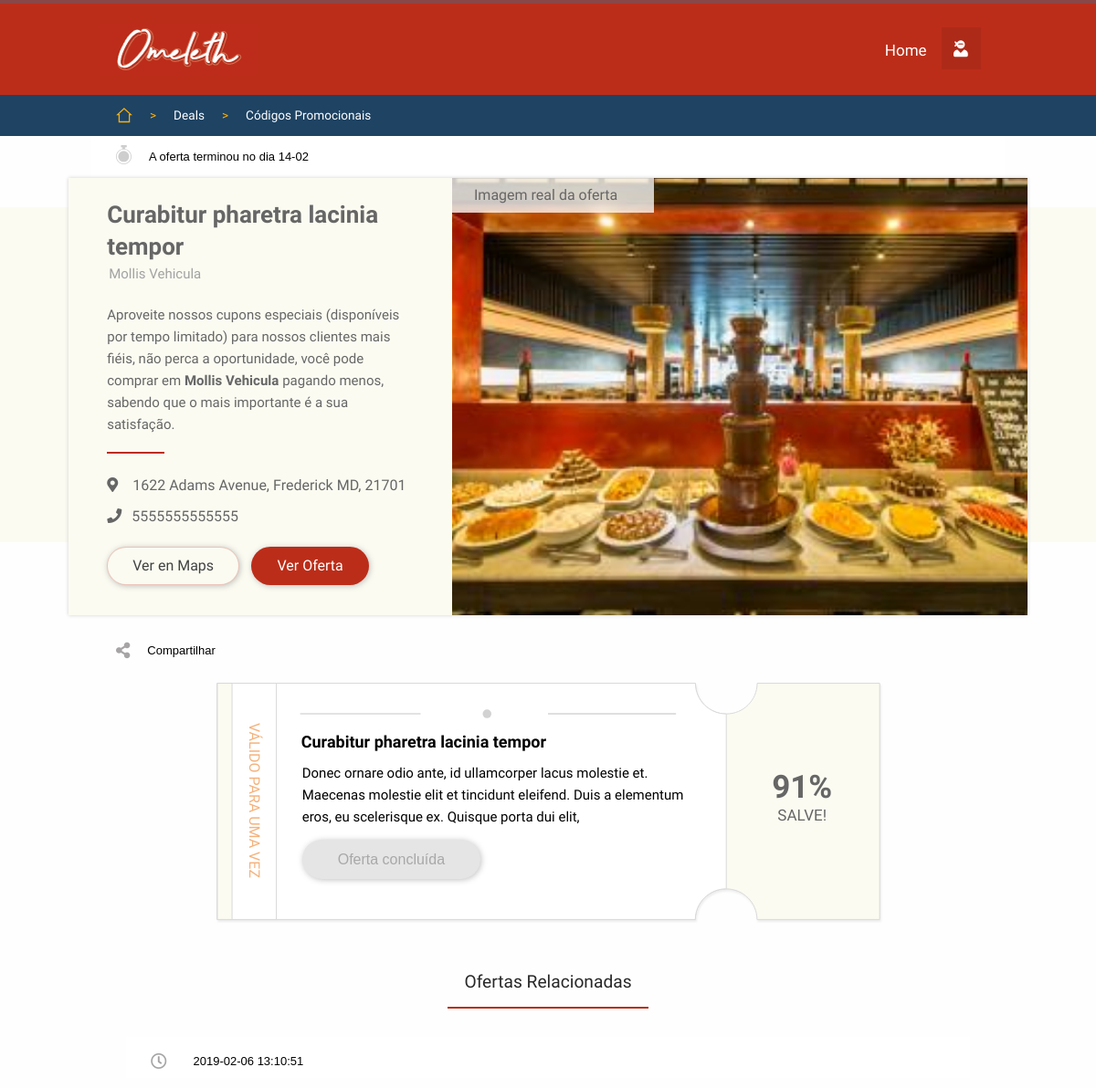
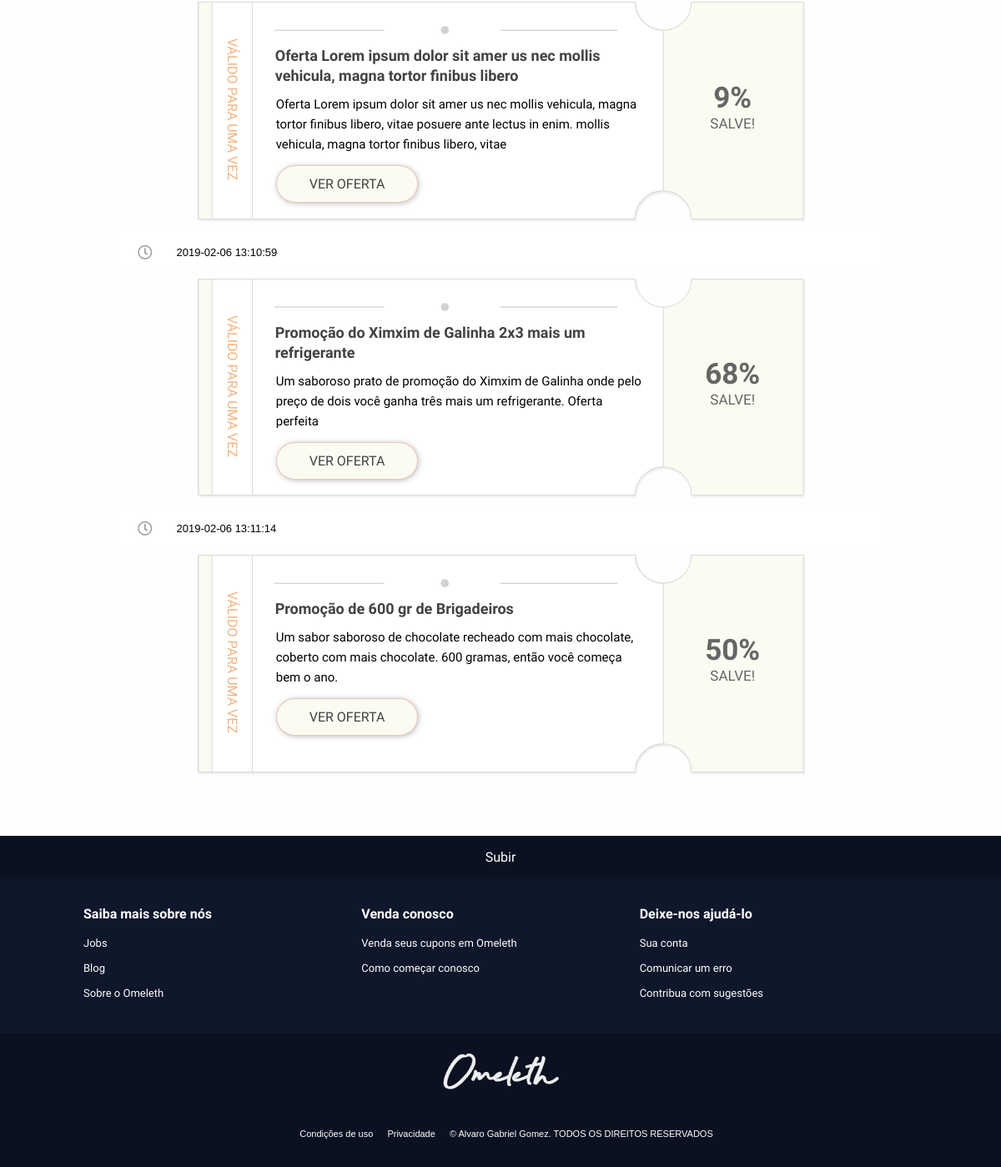
/deals.php?id=20, run on the app's committed database (2 pictures, top to bottom).
### tables this page shows
CREATE TABLE `posts` (
  `post_id` int(10) UNSIGNED NOT NULL,
  `buss_id` int(10) UNSIGNED NOT NULL,
  `active` int(1) NOT NULL DEFAULT '1',
  `created_at` timestamp NOT NULL DEFAULT CURRENT_TIMESTAMP,
  `updated_at` timestamp NOT NULL DEFAULT CURRENT_TIMESTAMP ON UPDATE CURRENT_TIMESTAMP,
  `offer_end_at` timestamp NOT NULL DEFAULT '0000-00-00 00:00:00',
  `price_new` decimal(6,2) UNSIGNED NOT NULL DEFAULT '10.10',
  `price_from` decimal(6,2) UNSIGNED NOT NULL DEFAULT '11.11',
  `title` varchar(255) NOT NULL DEFAULT 'Oferta Lorem ipsum dolor sit amer us nec mollis vehicula, magna tortor finibus libero',
  `description` varchar(255) NOT NULL DEFAULT 'Oferta Lorem ipsum dolor sit amer us nec mollis vehicula, magna tortor finibus libero, vitae posuere ante lectus in enim. mollis vehicula, magna tortor finibus libero, vitae',
  `post_hero_img_url` varchar(500) DEFAULT 'img/tumb1.jpg'
);

CREATE TABLE `buss` (
  `buss_id` int(10) UNSIGNED NOT NULL,
  `buss_name` varchar(500) DEFAULT 'Mollis Vehicula',
  `buss_dir` varchar(500) DEFAULT '1622  Adams Avenue, Frederick MD, 21701',
  `buss_phone` varchar(255) DEFAULT '5555555555555',
  `buss_url` varchar(500) DEFAULT 'http://ckj1.site11.com',
  `created_at` timestamp NOT NULL DEFAULT CURRENT_TIMESTAMP,
  `updated_at` timestamp NOT NULL DEFAULT CURRENT_TIMESTAMP ON UPDATE CURRENT_TIMESTAMP,
  `cover_url` varchar(500) NOT NULL DEFAULT 'img/buss/buss1.jpg',
  `active` int(1) NOT NULL DEFAULT '1',
  `auth` varchar(255) NOT NULL DEFAULT '1',
  `buss_uid` varchar(255) NOT NULL,
  `buss_pwd` varchar(255) NOT NULL,
  `buss_limits` int(2) UNSIGNED DEFAULT '3'
);

### includes/deals-inc.php (called while the page is built, shortened)
<?php
if(isset($_GET['id'])){
    require 'dbh-inc.php';
    $post_url_id = mysqli_real_escape_string($conn, $_GET['id']);
    if(is_numeric($post_url_id)) {
    $sql = "
    SELECT b.buss_name, b.buss_dir, b.buss_phone, b.buss_phone, b.buss_url, p.title, p.description, p.price_from, p.price_new, p.offer_end_at, p.created_at, p.updated_at, p.buss_id, p.post_hero_img_url, b.cover_url, CONCAT(YEAR(p.updated_at),'-', MONTH(p.updated_at), '-' , DAY(p.updated_at)) AS data
    FROM posts as p
    JOIN buss as b
        on b.buss_id = p.buss_id
    WHERE p.post_id = $post_url_id
    AND p.active <> 0
    ";
    $results=mysqli_query($conn, $sql);
    $resultsCheck=mysqli_num_rows($results);
    $row = mysqli_fetch_array($results, MYSQLI_ASSOC);
    if($resultsCheck < 1){
        header('HTTP/1.1 404 Not Found');
        include '404.shtml';
        exit();
    }else{
        $post_offer_end_at = mysqli_real_escape_string($conn, $row['offer_end_at']);
        $post_offer_datatime = new DateTime($row['offer_end_at']);
        $post_buss_id = mysqli_real_escape_string($conn, $row['buss_id']);
        $post_buss_name =mysqli_real_escape_string($conn,  $row['buss_name']);
        $post_buss_dir = mysqli_real_escape_string($conn, $row['buss_dir']);
        $post_buss_phone =mysqli_real_escape_string($conn,  $row['buss_phone']);
        $post_hero_img = mysqli_real_escape_string($conn, $row['post_hero_img_url']);
    }
    }else{
        header('HTTP/1.1 404 Not Found');
        include '404.shtml';
        exit();
    }
}else{
require 'components/all-deals.php';
    exit();
}

### deals.php (the view, shortened to what this page needs)
<?php
require 'includes/deals-inc.php';
?>
<!DOCTYPE html>
<html lang="en">
<head>
    <link rel="stylesheet" type="text/css" href="style.css">
    <link rel="stylesheet" type="text/css" href="modalwindow/modalwindow.css">
    <link rel="stylesheet" type="text/css" href="css/responsive.css">
    <link rel="stylesheet" href="https://use.fontawesome.com/releases/v5.6.1/css/fontawesome.css">
    <link rel="stylesheet" href="https://use.fontawesome.com/releases/v5.6.1/css/regular.css">
    <link rel="stylesheet" href="https://use.fontawesome.com/releases/v5.6.1/css/solid.css">
    <link rel="stylesheet" type="text/css" href="css/animate.min.css">
</head>
<body>
<div id="themoderfoquer">
<?php
require 'components/header.php';
require 'components/navbar.php';
 ?>
<div id="time-bar">
    <div id="time-bar-container">
            <nav>
                <ul><?php
                $post_offer_formated=$post_offer_datatime->format('d-m');
                    if (strtotime($post_offer_end_at) > 1) {
                 if(time() - strtotime($post_offer_end_at) <= 0){
                    if (abs(time() - strtotime($post_offer_end_at)) <= 2 * 86400) {
                        echo '<li><div class="clock-time-deals"></div></li> <li style="color:red;">A oferta está prestes a terminar no dia '.$post_offer_formated.'</li>';
                    }else if(abs(time() - strtotime($post_offer_end_at)) >= 2 * 86400){
                        if(abs(time() - strtotime($post_offer_end_at)) >= 8 * 86400){
                            echo '<li><div class="clock-time-deals clock-7"></div></li> <li style="">A oferta termina no dia '.$post_offer_formated.'</li>';
                        }else if(abs(time() - strtotime($post_offer_end_at)) <= 2 * 86400){
                            echo '<li><div class="clock-time-deals clock-70"></div></li> <li style="">A oferta termina no dia '.$post_offer_formated.'</li>';
                        }else if(abs(time() - strtotime($post_offer_end_at)) <= 3 * 86400 && abs(time() - strtotime($post_offer_end_at)) > 2 * 86400){
                            echo '<li><div class="clock-time-deals clock-30"></div></li> <li style="">A oferta termina no dia '.$post_offer_formated.'</li>';
                        }else if(abs(time() - strtotime($post_offer_end_at)) <= 4 * 86400 && abs(time() - strtotime($post_offer_end_at)) > 3 * 86400){
                            echo '<li><div class="clock-time-deals clock-25"></div></li> <li style="">A oferta termina no dia '.$post_offer_formated.'</li>';
                        }else if(abs(time() - strtotime($post_offer_end_at)) <= 7 * 86400 && abs(time() - strtotime($post_offer_end_at)) > 4 * 86400){
                            echo '<li><div class="clock-time-deals clock-15"></div></li> <li style="">A oferta termina no dia '.$post_offer_formated.'</li>';
                        }
                    }
                }else if(time() - strtotime($post_offer_end_at) > 1){
                    echo '<li><div class="clock-time-deals clock-100"></div></li> <li style="">A oferta terminou no dia '.$post_offer_formated.'</li>';
                }
                    }else{
                        echo '
                        <li><i style="font-size: 1.35em;color: #A6A4A4;margin: 14px 0px;" class="far fa-clock" ></i></li>
                        <li>'.$post_updated_at.'</li>';
                    }
                    ?>
                </ul>
            </nav>
    </div>
</div>
<section>
<div id="main-container">
     <div id="main">
    <div id="hero-deals-container">
        <div id="hero-deals">
            <div class="col1">
                <div class="title-hero-deals"><?php echo $row['title'] ?></div>
                <div class="buss-title-hero-deals"><?php echo  $post_buss_name; ?></div>
                <div class="desc-art">
                    <p class="description-text">
                    Aproveite nossos cupons especiais (disponíveis por tempo limitado) para nossos clientes mais fiéis, não perca a oportunidade, você pode comprar em <strong><?php echo $post_buss_name; ?></strong> pagando menos, sabendo que o mais importante é a sua satisfação.<br></p>
                    <div class="buss-dir">
                    <i class="fas fa-map-marker-alt" style="margin-right:16px;"></i><?php echo $post_buss_dir; ?>
                    </div>
                    <div class="buss-phone">
                    <i class="fas fa-phone" style="margin-right:11px;"></i><?php echo $post_buss_phone; ?>
                    </div>
                <div id="b-hero-buss">
                <div class="buss-button button l-grey"><a href="deals.php?id='.$row['post_id'].'">Ver en Maps</a></div>
                <div class="buss-button-o button red"><a href="#main-posts-container">Ver Oferta</a></div>
                </div>
                </div>
            </div>
             <div class="col2">
                <div class="image-hero-container">
                <img src="<?php echo $post_hero_img; ?>" alt="image deals">
                 </div>
            </div>
        </div>
    </div>
         <div id="share-bar">
             <div id="share-bar-container">
                <nav>
                    <ul>
                        <li><i style="font-size: 1.35em;color: #A6A4A4;margin: 14px 0px;" class="fas fa-share-alt" ></i></li>
                        <li>Compartilhar</li>
                    </ul>
                </nav>
            </div>
         </div>
         <div id="main-posts-container">
                <div class="main-post">
<?php
echo '<div class="cupon-std">
<div class="cupon-col1">
<div>VÁLIDO PARA UMA VEZ</div>
</div>
<div class="cupon-col2">
<div class="cupon-titulo"><span>'.$row['title'].'</span></div>
<div class="cupon-desc"><span>'.$row['description'].'</span>
</div>';
if($post_offer_end_at > 1){
if(time() - strtotime($post_offer_end_at) <= 0){
    echo'
<button id="modaltrigger"class="cupon-boton button red"><span>TOMAR OFERTA</span></button>
';
}else if (time() - strtotime($post_offer_end_at) > 1){
echo' <button id="disable-button"class="cupon-boton button b-disabled" disabled="disabled"><span>Oferta concluída</span></button>';
}
}else{
    echo'
    <button id="modaltrigger"class="cupon-boton button red"><span>TOMAR OFERTA</span></button>
    ';
}
echo'
</div>
<div class="cupon-col3">
<div class="cupon-descuento">
<div class="porcentaje"><span>'. abs(round((($row['price_new']/$row['price_from'])*100)-100))  .'%</span></div>
<span class="s-porcentaje">SALVE!</span>
</div>
</div>
</div>
';
?>
<?php
require 'includes/related-inc.php';
?>
            </div>
    </div>
</div>
</section>
</div>
        <?php
            require 'components/footer.php';
        ?>
</body>
</html>

### includes/related-inc.php (shortened to what this page needs)
<?php
require 'includes/dbh-inc.php';
?>
<?php
$sql ="
SELECT * FROM posts
 WHERE buss_id = $post_buss_id
 AND active <> 0
 AND post_id <> $post_url_id
 ORDER BY post_id ASC
";
?>
<div><h3 style="margin-top:56px!important;">Ofertas Relacionadas</h3></div>
<?php
$results=mysqli_query($conn, $sql);
$resultsCheck=mysqli_num_rows($results);
if($resultsCheck < 1){
        require 'components/empty-state-related.php';
}else{
while($row = mysqli_fetch_array($results, MYSQLI_ASSOC)){
   echo ' <div id="time-bar">
    <div id="time-bar-container">
            <nav>
                <ul>
                    <li><i style="font-size: 1.35em;color: #A6A4A4;margin: 8px 0px;" class="far fa-clock" ></i></li>
                    <li>'.$row['updated_at'].'</li>
                </ul>
            </nav>
    </div>
</div>';
    echo '
    <div class="cupon-std">
    <div class="cupon-col1">
    <div>VÁLIDO PARA UMA VEZ</div>
    </div>
    <div class="cupon-col2">
    <div class="cupon-titulo"><span><a href="deals.php?id='.$row['post_id'].'">'.$row['title'].'</a></span></div>
    <div class="cupon-desc"><span>'.$row['description'].'</span>
    </div>
    <div class="cupon-boton button l-grey"><a href="deals.php?id='.$row['post_id'].'">VER OFERTA</a></div>
    </div>
    <div class="cupon-col3">
    <div class="cupon-descuento">
    <div class="porcentaje"><span>'. abs(round((($row['price_new']/$row['price_from'])*100)-100))  .'%</span></div>
    <span class="s-porcentaje">SALVE!</span>
    </div>
    </div>
    </div>';
}
}
?>

### modalwindow/modalwindow.css (style rules this page uses)
* { -webkit-transition: all .5s ease-in-out; transition: transform .5s ease-in-out; }

### data on the page
posts: offer_end_at "14-02", title "Curabitur pharetra lacinia tempor", buss.buss_name "Mollis Vehicula", buss.buss_dir "1622 Adams Avenue, Frederick MD, 21701", buss.buss_phone "5555555555555", post_hero_img_url (picture), description "Donec ornare odio ante, id ullamcorper lacus molestie et. Maecenas molestie elit et tincidunt eleifend. Duis a elementum eros, eu scelerisque ex. Quisque porta dui elit,", abs(round((($row['price_new']/$row['price_from'])*100)-100)) "91"
posts: updated_at "2019-02-06 13:10:51", title "Oferta Lorem ipsum dolor sit amer us nec mollis vehicula, magna tortor finibus libero", description "Oferta Lorem ipsum dolor sit amer us nec mollis vehicula, magna tortor finibus libero, vitae posuere ante lectus in enim. mollis vehicula, magna tortor finibus libero, vitae", abs(round((($row['price_new']/$row['price_from'])*100)-100)) "9"
posts: updated_at "2019-02-06 13:10:59", title "Promoção do Ximxim de Galinha 2x3 mais um refrigerante", description "Um saboroso prato de promoção do Ximxim de Galinha onde pelo preço de dois você ganha três mais um refrigerante. Oferta perfeita", abs(round((($row['price_new']/$row['price_from'])*100)-100)) "68"
posts: updated_at "2019-02-06 13:11:14", title "Promoção de 600 gr de Brigadeiros", description "Um sabor saboroso de chocolate recheado com mais chocolate, coberto com mais chocolate. 600 gramas, então você começa bem o ano.", abs(round((($row['price_new']/$row['price_from'])*100)-100)) "50"
